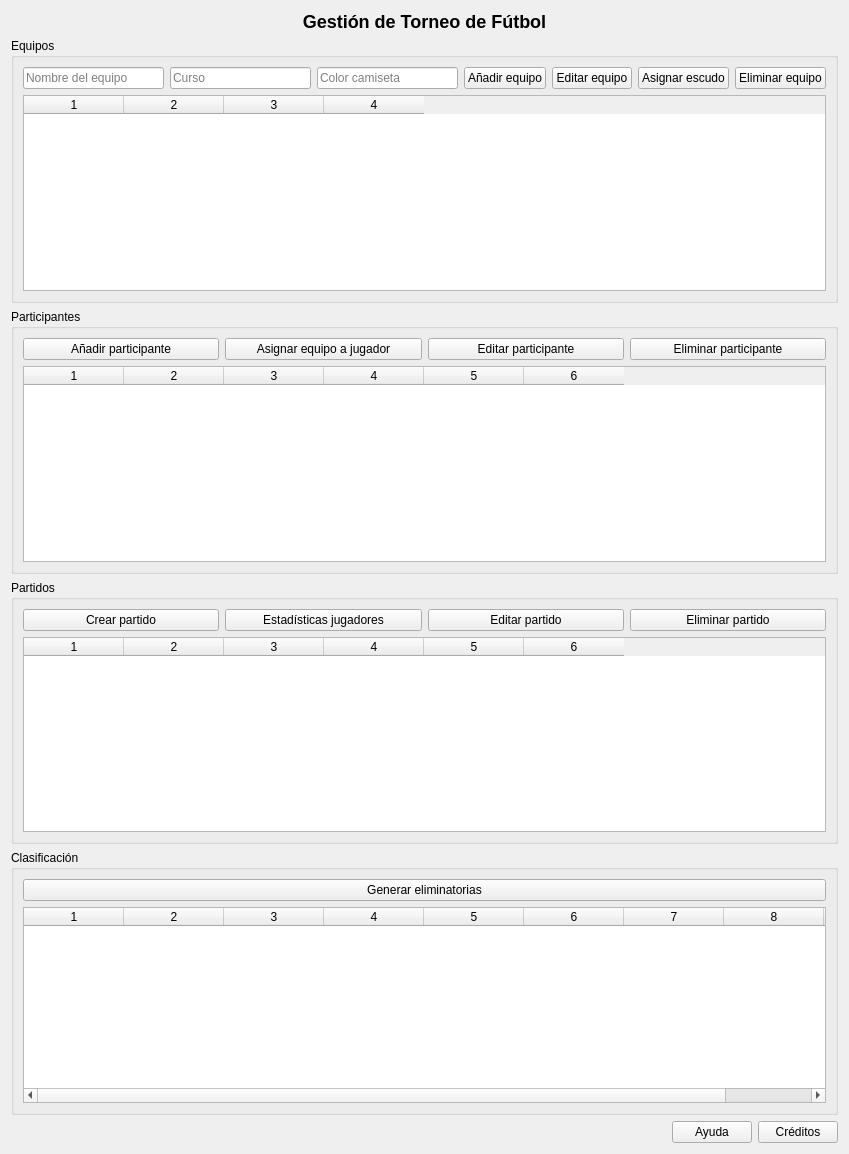
<?xml version="1.0" encoding="UTF-8"?>
<ui version="4.0">
 <class>MainWindow</class>
 <widget class="QWidget" name="MainWindow">
  <property name="geometry">
   <rect>
    <x>0</x>
    <y>0</y>
    <width>849</width>
    <height>1154</height>
   </rect>
  </property>
  <layout class="QVBoxLayout">
   <item>
    <widget class="QLabel" name="lbl_titulo">
     <property name="styleSheet">
      <string>font-size:18px; font-weight:bold;</string>
     </property>
     <property name="text">
      <string>Gestión de Torneo de Fútbol</string>
     </property>
     <property name="alignment">
      <set>Qt::AlignmentFlag::AlignCenter</set>
     </property>
    </widget>
   </item>
   <item>
    <widget class="QGroupBox" name="groupBox">
     <property name="title">
      <string>Equipos</string>
     </property>
     <layout class="QVBoxLayout">
      <item>
       <layout class="QHBoxLayout">
        <item>
         <widget class="QLineEdit" name="txt_nombre">
          <property name="placeholderText">
           <string>Nombre del equipo</string>
          </property>
         </widget>
        </item>
        <item>
         <widget class="QLineEdit" name="txt_curso">
          <property name="placeholderText">
           <string>Curso</string>
          </property>
         </widget>
        </item>
        <item>
         <widget class="QLineEdit" name="txt_color">
          <property name="placeholderText">
           <string>Color camiseta</string>
          </property>
         </widget>
        </item>
        <item>
         <widget class="QPushButton" name="btn_add">
          <property name="text">
           <string>Añadir equipo</string>
          </property>
         </widget>
        </item>
        <item>
         <widget class="QPushButton" name="btn_edit_equipo">
          <property name="text">
           <string>Editar equipo</string>
          </property>
         </widget>
        </item>
        <item>
         <widget class="QPushButton" name="btn_escudo">
          <property name="text">
           <string>Asignar escudo</string>
          </property>
         </widget>
        </item>
        <item>
         <widget class="QPushButton" name="btn_delete_equipo">
          <property name="text">
           <string>Eliminar equipo</string>
          </property>
         </widget>
        </item>
       </layout>
      </item>
      <item>
       <widget class="QTableWidget" name="table_equipos">
        <property name="columnCount">
         <number>4</number>
        </property>
        <property name="horizontalHeaderLabels" stdset="0">
         <stringlist>
          <string>Nombre del equipo</string>
          <string>Curso</string>
          <string>Color camiseta</string>
          <string>Escudo</string>
         </stringlist>
        </property>
        <column/>
        <column/>
        <column/>
        <column/>
       </widget>
      </item>
     </layout>
    </widget>
   </item>
   <item>
    <widget class="QGroupBox" name="groupBox">
     <property name="title">
      <string>Participantes</string>
     </property>
     <layout class="QVBoxLayout">
      <item>
       <layout class="QHBoxLayout">
        <item>
         <widget class="QPushButton" name="btn_add_participante">
          <property name="text">
           <string>Añadir participante</string>
          </property>
         </widget>
        </item>
        <item>
         <widget class="QPushButton" name="btn_asignar_equipo">
          <property name="text">
           <string>Asignar equipo a jugador</string>
          </property>
         </widget>
        </item>
        <item>
         <widget class="QPushButton" name="btn_edit_participante">
          <property name="text">
           <string>Editar participante</string>
          </property>
         </widget>
        </item>
        <item>
         <widget class="QPushButton" name="btn_delete_participante">
          <property name="text">
           <string>Eliminar participante</string>
          </property>
         </widget>
        </item>
       </layout>
      </item>
      <item>
       <widget class="QTableWidget" name="table_participantes">
        <property name="columnCount">
         <number>6</number>
        </property>
        <property name="horizontalHeaderLabels" stdset="0">
         <stringlist>
          <string>Nombre</string>
          <string>Tipo</string>
          <string>Fecha nacimiento</string>
          <string>Curso</string>
          <string>Posición</string>
          <string>Equipo</string>
         </stringlist>
        </property>
        <column/>
        <column/>
        <column/>
        <column/>
        <column/>
        <column/>
       </widget>
      </item>
     </layout>
    </widget>
   </item>
   <item>
    <widget class="QGroupBox" name="groupBox">
     <property name="title">
      <string>Partidos</string>
     </property>
     <layout class="QVBoxLayout">
      <item>
       <layout class="QHBoxLayout">
        <item>
         <widget class="QPushButton" name="btn_crear_partido">
          <property name="text">
           <string>Crear partido</string>
          </property>
         </widget>
        </item>
        <item>
         <widget class="QPushButton" name="btn_estadistica">
          <property name="text">
           <string>Estadísticas jugadores</string>
          </property>
         </widget>
        </item>
        <item>
         <widget class="QPushButton" name="btn_edit_partido">
          <property name="text">
           <string>Editar partido</string>
          </property>
         </widget>
        </item>
        <item>
         <widget class="QPushButton" name="btn_delete_partido">
          <property name="text">
           <string>Eliminar partido</string>
          </property>
         </widget>
        </item>
       </layout>
      </item>
      <item>
       <widget class="QTableWidget" name="table_partidos">
        <property name="columnCount">
         <number>6</number>
        </property>
        <property name="horizontalHeaderLabels" stdset="0">
         <stringlist>
          <string>Equipo local</string>
          <string>Equipo visitante</string>
          <string>Fecha</string>
          <string>Árbitro</string>
          <string>Goles local</string>
          <string>Goles visitante</string>
         </stringlist>
        </property>
        <column/>
        <column/>
        <column/>
        <column/>
        <column/>
        <column/>
       </widget>
      </item>
     </layout>
    </widget>
   </item>
   <item>
    <widget class="QGroupBox" name="groupBox">
     <property name="title">
      <string>Clasificación</string>
     </property>
     <layout class="QVBoxLayout">
      <item>
       <widget class="QPushButton" name="btn_generar_eliminatorias">
        <property name="text">
         <string>Generar eliminatorias</string>
        </property>
       </widget>
      </item>
      <item>
       <widget class="QTableWidget" name="table_clasificacion">
        <property name="columnCount">
         <number>9</number>
        </property>
        <property name="horizontalHeaderLabels" stdset="0">
         <stringlist>
          <string>Equipo</string>
          <string>PJ</string>
          <string>PG</string>
          <string>PE</string>
          <string>PP</string>
          <string>GF</string>
          <string>GC</string>
          <string>DG</string>
          <string>Puntos</string>
         </stringlist>
        </property>
        <column/>
        <column/>
        <column/>
        <column/>
        <column/>
        <column/>
        <column/>
        <column/>
        <column/>
       </widget>
      </item>
     </layout>
    </widget>
   </item>
   <item>
    <layout class="QHBoxLayout">
     <item>
      <spacer>
       <property name="orientation">
        <enum>Qt::Orientation::Horizontal</enum>
       </property>
       <property name="sizeHint" stdset="0">
        <size>
         <width>40</width>
         <height>20</height>
        </size>
       </property>
      </spacer>
     </item>
     <item>
      <widget class="QPushButton" name="btn_ayuda">
       <property name="text">
        <string>Ayuda</string>
       </property>
      </widget>
     </item>
     <item>
      <widget class="QPushButton" name="btn_creditos">
       <property name="text">
        <string>Créditos</string>
       </property>
      </widget>
     </item>
    </layout>
   </item>
  </layout>
 </widget>
 <resources/>
 <connections/>
</ui>
